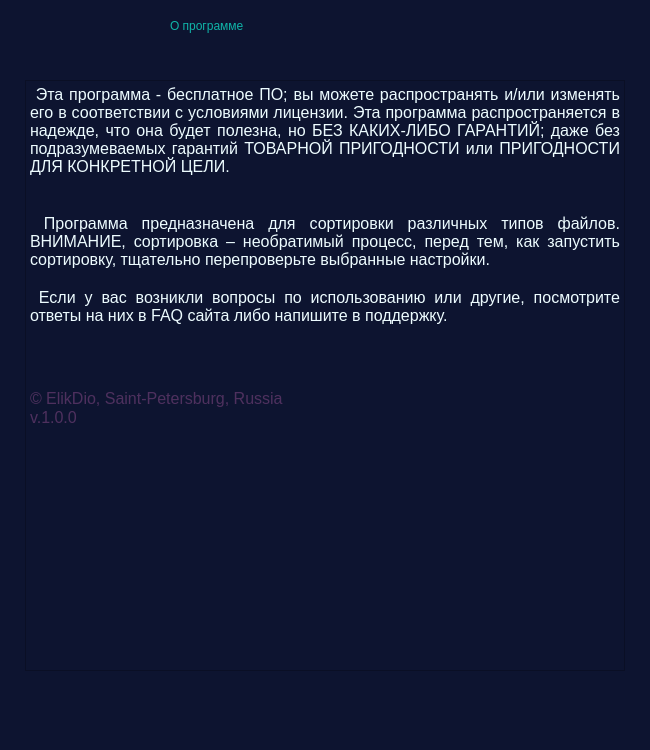
<?xml version="1.0" encoding="UTF-8"?>
<ui version="4.0">
 <class>MainWindow</class>
 <widget class="QMainWindow" name="MainWindow">
  <property name="geometry">
   <rect>
    <x>0</x>
    <y>0</y>
    <width>650</width>
    <height>750</height>
   </rect>
  </property>
  <property name="minimumSize">
   <size>
    <width>500</width>
    <height>600</height>
   </size>
  </property>
  <property name="maximumSize">
   <size>
    <width>650</width>
    <height>750</height>
   </size>
  </property>
  <property name="windowTitle">
   <string>Справка</string>
  </property>
  <property name="windowOpacity">
   <double>1.000000000000000</double>
  </property>
  <property name="styleSheet">
   <string notr="true">color: rgb(255, 255, 255);
background-color: rgb(13, 20, 48);</string>
  </property>
  <widget class="QWidget" name="centralwidget">
   <widget class="QLabel" name="label">
    <property name="geometry">
     <rect>
      <x>170</x>
      <y>-10</y>
      <width>311</width>
      <height>71</height>
     </rect>
    </property>
    <property name="styleSheet">
     <string notr="true">
color: rgb(15, 180, 168);
font: 25 24pt &quot;Comfortaa Light&quot;;</string>
    </property>
    <property name="text">
     <string>О программе</string>
    </property>
   </widget>
   <widget class="QTextEdit" name="textEdit">
    <property name="geometry">
     <rect>
      <x>25</x>
      <y>80</y>
      <width>600</width>
      <height>591</height>
     </rect>
    </property>
    <property name="readOnly">
     <bool>true</bool>
    </property>
    <property name="html">
     <string>&lt;!DOCTYPE HTML PUBLIC &quot;-//W3C//DTD HTML 4.0//EN&quot; &quot;http://www.w3.org/TR/REC-html40/strict.dtd&quot;&gt;
&lt;html&gt;&lt;head&gt;&lt;meta name=&quot;qrichtext&quot; content=&quot;1&quot; /&gt;&lt;style type=&quot;text/css&quot;&gt;
p, li { white-space: pre-wrap; }
&lt;/style&gt;&lt;/head&gt;&lt;body style=&quot; font-family:'MS Shell Dlg 2'; font-size:7.8pt; font-weight:400; font-style:normal;&quot;&gt;
&lt;p align=&quot;justify&quot; style=&quot; margin-top:0px; margin-bottom:0px; margin-left:0px; margin-right:0px; -qt-block-indent:0; text-indent:0px;&quot;&gt;&lt;span style=&quot; font-size:12pt; color:#edfcff;&quot;&gt; Эта программа - бесплатное ПО; вы можете распространять и/или изменять его в соответствии с условиями лицензии. Эта программа распространяется в надежде, что она будет полезна, но БЕЗ КАКИХ-ЛИБО ГАРАНТИЙ; даже без подразумеваемых гарантий ТОВАРНОЙ ПРИГОДНОСТИ или ПРИГОДНОСТИ ДЛЯ КОНКРЕТНОЙ ЦЕЛИ. &lt;/span&gt;&lt;/p&gt;
&lt;p align=&quot;justify&quot; style=&quot;-qt-paragraph-type:empty; margin-top:0px; margin-bottom:0px; margin-left:0px; margin-right:0px; -qt-block-indent:0; text-indent:0px; font-size:12pt; color:#edfcff;&quot;&gt;&lt;br /&gt;&lt;/p&gt;
&lt;p align=&quot;justify&quot; style=&quot;-qt-paragraph-type:empty; margin-top:0px; margin-bottom:0px; margin-left:0px; margin-right:0px; -qt-block-indent:0; text-indent:0px; font-size:12pt; color:#edfcff;&quot;&gt;&lt;br /&gt;&lt;/p&gt;
&lt;p align=&quot;justify&quot; style=&quot; margin-top:0px; margin-bottom:0px; margin-left:0px; margin-right:0px; -qt-block-indent:0; text-indent:0px;&quot;&gt;&lt;span style=&quot; font-size:12pt; color:#edfcff;&quot;&gt; Программа предназначена для сортировки различных типов файлов. ВНИМАНИЕ, сортировка – необратимый процесс, перед тем, как запустить сортировку, тщательно перепроверьте выбранные настройки. &lt;/span&gt;&lt;/p&gt;
&lt;p style=&quot;-qt-paragraph-type:empty; margin-top:0px; margin-bottom:0px; margin-left:0px; margin-right:0px; -qt-block-indent:0; text-indent:0px; font-size:12pt; color:#edfcff;&quot;&gt;&lt;br /&gt;&lt;/p&gt;
&lt;p align=&quot;justify&quot; style=&quot; margin-top:0px; margin-bottom:0px; margin-left:0px; margin-right:0px; -qt-block-indent:0; text-indent:0px;&quot;&gt;&lt;span style=&quot; font-size:12pt; color:#edfcff;&quot;&gt; Если у вас возникли вопросы по использованию или другие, посмотрите ответы на них в FAQ сайта либо напишите в поддержку. &lt;/span&gt;&lt;/p&gt;
&lt;p align=&quot;justify&quot; style=&quot;-qt-paragraph-type:empty; margin-top:0px; margin-bottom:0px; margin-left:0px; margin-right:0px; -qt-block-indent:0; text-indent:0px; font-size:12pt; color:#edfcff;&quot;&gt;&lt;br /&gt;&lt;/p&gt;
&lt;p align=&quot;justify&quot; style=&quot;-qt-paragraph-type:empty; margin-top:0px; margin-bottom:0px; margin-left:0px; margin-right:0px; -qt-block-indent:0; text-indent:0px;&quot;&gt;&lt;br /&gt;&lt;/p&gt;
&lt;p align=&quot;justify&quot; style=&quot;-qt-paragraph-type:empty; margin-top:0px; margin-bottom:0px; margin-left:0px; margin-right:0px; -qt-block-indent:0; text-indent:0px;&quot;&gt;&lt;br /&gt;&lt;/p&gt;
&lt;p style=&quot;-qt-paragraph-type:empty; margin-top:0px; margin-bottom:0px; margin-left:0px; margin-right:0px; -qt-block-indent:0; text-indent:0px; font-size:12pt;&quot;&gt;&lt;br /&gt;&lt;/p&gt;
&lt;p style=&quot; margin-top:0px; margin-bottom:0px; margin-left:0px; margin-right:0px; -qt-block-indent:0; text-indent:0px;&quot;&gt;&lt;span style=&quot; font-size:12pt; color:#4e305e;&quot;&gt;© ElikDio, Saint-Petersburg, Russia &lt;/span&gt;&lt;/p&gt;
&lt;p style=&quot; margin-top:0px; margin-bottom:0px; margin-left:0px; margin-right:0px; -qt-block-indent:0; text-indent:0px;&quot;&gt;&lt;span style=&quot; font-size:12pt; color:#4e305e;&quot;&gt;v.1.0.0&lt;/span&gt;&lt;/p&gt;&lt;/body&gt;&lt;/html&gt;</string>
    </property>
   </widget>
  </widget>
  <widget class="QMenuBar" name="menubar">
   <property name="geometry">
    <rect>
     <x>0</x>
     <y>0</y>
     <width>650</width>
     <height>26</height>
    </rect>
   </property>
  </widget>
  <widget class="QStatusBar" name="statusbar"/>
 </widget>
 <resources/>
 <connections/>
</ui>
